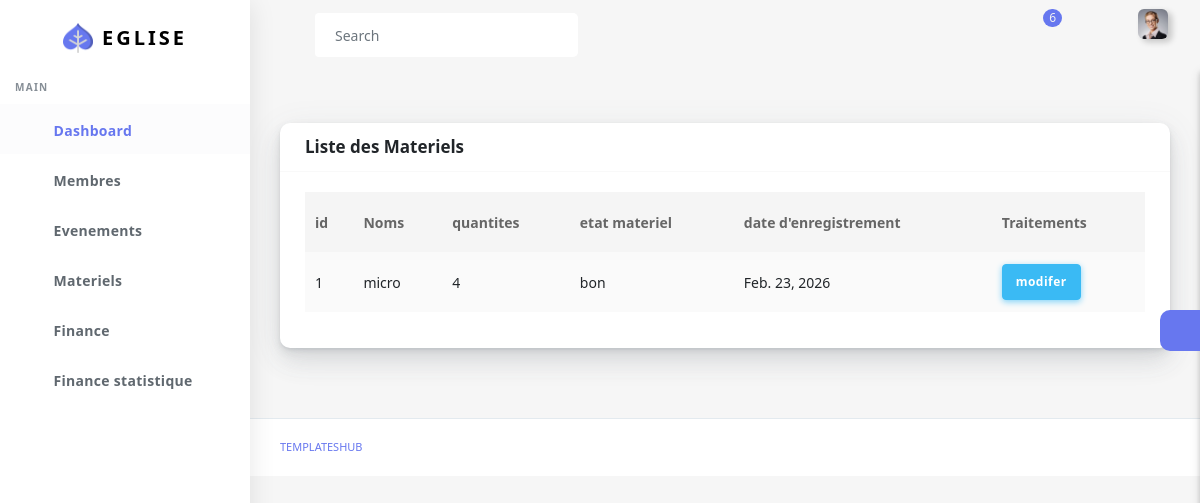
Page /materielRead/ (signed in) on the committed database.
### eglise/models.py (models this page shows, shortened)
class Materiel(models.Model):
    nomMateriel = models.CharField(max_length = 50 , null = True)
    ETATCHOIX = [
        ('tres bon','Tres Bon') ,
        ('bon' , 'Bon') ,
        ('panne' , 'Panne')
    ]
    etatMateriel = models.CharField(max_length = 30 , choices = ETATCHOIX, null = True)
    dateRegister = models.DateField(auto_now_add = True)
    quantiteMateriel = models.IntegerField()
    userMateriel = models.ForeignKey(User , on_delete = models.CASCADE , null = True)

### eglise/views.py (the view)
# urls.py: path('materielRead/' , materielRead , name ='materielRead') ,
@login_required()
def materielRead(request):
    profil = Profil.objects.filter(user = request.user).first()
    fonction = profil.fonction.nomFonction if profil else None
    lst = Materiel.objects.filter(userMateriel = request.user).all()
    return render(request, 'back/materielRead.html',{'fonction':fonction,'lst': lst})

### eglise/templates/back/materielRead.html (shortened to what this page needs)
<!DOCTYPE html>
<html lang="en">
  {% load static %}
<head>
  <link rel="stylesheet" href="{% static 'back/assets/css/app.min.css'%}">
  <link rel="stylesheet" href="{% static 'back/assets/bundles/datatables/datatables.min.css'%}">
  <link rel="stylesheet" href="{% static 'back/assets/bundles/datatables/DataTables-1.10.16/css/dataTables.bootstrap4.min.css'%}">
  <link rel="stylesheet" href="{% static 'back/assets/css/style.css'%}">
  <link rel="stylesheet" href="{% static 'back/assets/css/components.css'%}">
  <link rel="stylesheet" href="{% static 'back/assets/css/custom.css'%}">
</head>
<body>
  <div id="app">
    <div class="main-wrapper main-wrapper-1">
      <div class="navbar-bg"></div>
     {% include "back/query/nav.html" %}
      {% include "back/query/sidebar.html" %}
      <div class="main-content">
        <section class="section">
          <div class="section-body">
            <div class="row">
              <div class="col-12">
                <div class="card">
                  <div class="card-header">
                    <h4>Liste des Materiels</h4>
                  </div>
                  <div class="card-body">
                    <div class="table-responsive">
                      <table class="table table-striped table-hover" id="tableExport" style="width:100%;">
                        <thead>
                          <tr>
                            <th>id</th>
                            <th>Noms</th>
                            <th>quantites</th>
                            <th>etat materiel</th>
                            <th>date d'enregistrement</th>
                            <th>Traitements</th>
                          </tr>
                        </thead>
                        <tbody>
                          {% for listes in lst %}
                          <tr>
                            <td>{{listes.id}}</td>
                            <td>{{listes.nomMateriel}}</td>
                            <td>{{listes.quantiteMateriel}}</td>
                            <td>{{listes.etatMateriel}}</td>
                            <td>{{listes.dateRegister}}</td>
                            <td>
                              <a href="" class="btn btn-info" >modifer</a>
                            </td>
                          </tr>
                          {% endfor %}
                        </tbody>
                      </table>
                    </div>
                  </div>
                </div>
              </div>
            </div>
          </div>
        </section>
        <div class="settingSidebar">
          <a href="javascript:void(0)" class="settingPanelToggle"> <i class="fa fa-spin fa-cog"></i>
          </a>
        </div>
      </div>
      <footer class="main-footer">
        <div class="footer-left">
          <a href="templateshub.net">Templateshub</a></a>
        </div>
      </footer>
    </div>
  </div>
</body>
</html>

### rows in the picture
Materiel: id "1", nomMateriel "micro", quantiteMateriel "4", etatMateriel "bon", dateRegister "Feb. 23, 2026"
